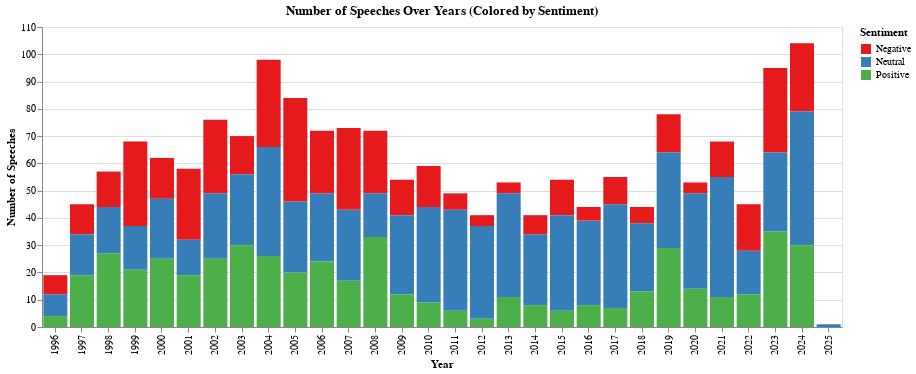

Write notebook code for a chart like this one.
### Markdown cell above
let's start with taking a look at the frequency of speeches over the years, as well as the market sentiment for the same time.

### Code cell
import altair as alt
# Group by year and sentiment to get counts
yearly_sentiment_counts = df.groupby([df['speech_date'].dt.year, 'Market Sentiment']).size().reset_index(name='count')

# Calculate percentages within each year
yearly_sentiment_counts['percentage'] = yearly_sentiment_counts.groupby('speech_date')['count'].transform(lambda x: x / x.sum() * 100)

# Create the stacked bar chart with percentage labels
bars = alt.Chart(yearly_sentiment_counts).mark_bar().encode(
    x=alt.X('speech_date:O', title='Year'),  # Treating year as ordinal for better display
    y=alt.Y('sum(count):Q', title='Number of Speeches'),  # Sum of speeches per year
    color=alt.Color('Market Sentiment:N', scale=alt.Scale(scheme='set1'), title="Sentiment"),  # Color by sentiment
    tooltip=['speech_date', 'Market Sentiment', 'count', alt.Tooltip('percentage:Q', format='.1f', title='Percentage')]
).properties(
    title='Number of Speeches Over Years (Colored by Sentiment)',
    width=800
)

# Combine both layers (bars + text labels)
chart = bars

# Display the chart
chart

### Figure 1 — Vega-Lite specification as saved in the notebook (floating-point values rounded to 4 significant figures)
{"config": {"view": {"continuousWidth": 300, "continuousHeight": 300}}, "data": {"name": "data-c5c41d5800359f963222bf8735934d3d"}, "mark": {"type": "bar"}, "encoding": {"color": {"field": "Market Sentiment", "scale": {"scheme": "set1"}, "title": "Sentiment", "type": "nominal"}, "tooltip": [{"field": "speech_date", "type": "quantitative"}, {"field": "Market Sentiment", "type": "nominal"}, {"field": "count", "type": "quantitative"}, {"field": "percentage", "format": ".1f", "title": "Percentage", "type": "quantitative"}], "x": {"field": "speech_date", "title": "Year", "type": "ordinal"}, "y": {"aggregate": "sum", "field": "count", "title": "Number of Speeches", "type": "quantitative"}}, "title": "Number of Speeches Over Years (Colored by Sentiment)", "width": 800, "$schema": "https://vega.github.io/schema/vega-lite/v5.20.1.json", "datasets": {"data-c5c41d5800359f963222bf8735934d3d": [{"speech_date": 1996, "Market Sentiment": "Negative", "count": 7, "percentage": 36.84}, {"speech_date": 1996, "Market Sentiment": "Neutral", "count": 8, "percentage": 42.11}, {"speech_date": 1996, "Market Sentiment": "Positive", "count": 4, "percentage": 21.05}, {"speech_date": 1997, "Market Sentiment": "Negative", "count": 11, "percentage": 24.44}, {"speech_date": 1997, "Market Sentiment": "Neutral", "count": 15, "percentage": 33.33}, {"speech_date": 1997, "Market Sentiment": "Positive", "count": 19, "percentage": 42.22}, {"speech_date": 1998, "Market Sentiment": "Negative", "count": 13, "percentage": 22.81}, {"speech_date": 1998, "Market Sentiment": "Neutral", "count": 17, "percentage": 29.82}, {"speech_date": 1998, "Market Sentiment": "Positive", "count": 27, "percentage": 47.37}, {"speech_date": 1999, "Market Sentiment": "Negative", "count": 31, "percentage": 45.59}, {"speech_date": 1999, "Market Sentiment": "Neutral", "count": 16, "percentage": 23.53}, {"speech_date": 1999, "Market Sentiment": "Positive", "count": 21, "percentage": 30.88}, {"speech_date": 2000, "Market Sentiment": "Negative", "count": 15, "percentage": 24.19}, {"speech_date": 2000, "Market Sentiment": "Neutral", "count": 22, "percentage": 35.48}, {"speech_date": 2000, "Market Sentiment": "Positive", "count": 25, "percentage": 40.32}, {"speech_date": 2001, "Market Sentiment": "Negative", "count": 26, "percentage": 44.83}, {"speech_date": 2001, "Market Sentiment": "Neutral", "count": 13, "percentage": 22.41}, {"speech_date": 2001, "Market Sentiment": "Positive", "count": 19, "percentage": 32.76}, {"speech_date": 2002, "Market Sentiment": "Negative", "count": 27, "percentage": 35.53}, {"speech_date": 2002, "Market Sentiment": "Neutral", "count": 24, "percentage": 31.58}, {"speech_date": 2002, "Market Sentiment": "Positive", "count": 25, "percentage": 32.89}, {"speech_date": 2003, "Market Sentiment": "Negative", "count": 14, "percentage": 20.0}, {"speech_date": 2003, "Market Sentiment": "Neutral", "count": 26, "percentage": 37.14}, {"speech_date": 2003, "Market Sentiment": "Positive", "count": 30, "percentage": 42.86}, {"speech_date": 2004, "Market Sentiment": "Negative", "count": 32, "percentage": 32.65}, {"speech_date": 2004, "Market Sentiment": "Neutral", "count": 40, "percentage": 40.82}, {"speech_date": 2004, "Market Sentiment": "Positive", "count": 26, "percentage": 26.53}, {"speech_date": 2005, "Market Sentiment": "Negative", "count": 38, "percentage": 45.24}, {"speech_date": 2005, "Market Sentiment": "Neutral", "count": 26, "percentage": 30.95}, {"speech_date": 2005, "Market Sentiment": "Positive", "count": 20, "percentage": 23.81}, {"speech_date": 2006, "Market Sentiment": "Negative", "count": 23, "percentage": 31.94}, {"speech_date": 2006, "Market Sentiment": "Neutral", "count": 25, "percentage": 34.72}, {"speech_date": 2006, "Market Sentiment": "Positive", "count": 24, "percentage": 33.33}, {"speech_date": 2007, "Market Sentiment": "Negative", "count": 30, "percentage": 41.1}, {"speech_date": 2007, "Market Sentiment": "Neutral", "count": 26, "percentage": 35.62}, {"speech_date": 2007, "Market Sentiment": "Positive", "count": 17, "percentage": 23.29}, {"speech_date": 2008, "Market Sentiment": "Negative", "count": 23, "percentage": 31.94}, {"speech_date": 2008, "Market Sentiment": "Neutral", "count": 16, "percentage": 22.22}, {"speech_date": 2008, "Market Sentiment": "Positive", "count": 33, "percentage": 45.83}, {"speech_date": 2009, "Market Sentiment": "Negative", "count": 13, "percentage": 24.07}, {"speech_date": 2009, "Market Sentiment": "Neutral", "count": 29, "percentage": 53.7}, {"speech_date": 2009, "Market Sentiment": "Positive", "count": 12, "percentage": 22.22}, {"speech_date": 2010, "Market Sentiment": "Negative", "count": 15, "percentage": 25.42}, {"speech_date": 2010, "Market Sentiment": "Neutral", "count": 35, "percentage": 59.32}, {"speech_date": 2010, "Market Sentiment": "Positive", "count": 9, "percentage": 15.25}, {"speech_date": 2011, "Market Sentiment": "Negative", "count": 6, "percentage": 12.24}, {"speech_date": 2011, "Market Sentiment": "Neutral", "count": 37, "percentage": 75.51}, {"speech_date": 2011, "Market Sentiment": "Positive", "count": 6, "percentage": 12.24}, {"speech_date": 2012, "Market Sentiment": "Negative", "count": 4, "percentage": 9.756}, {"speech_date": 2012, "Market Sentiment": "Neutral", "count": 34, "percentage": 82.93}, {"speech_date": 2012, "Market Sentiment": "Positive", "count": 3, "percentage": 7.317}, {"speech_date": 2013, "Market Sentiment": "Negative", "count": 4, "percentage": 7.547}, {"speech_date": 2013, "Market Sentiment": "Neutral", "count": 38, "percentage": 71.7}, {"speech_date": 2013, "Market Sentiment": "Positive", "count": 11, "percentage": 20.75}, {"speech_date": 2014, "Market Sentiment": "Negative", "count": 7, "percentage": 17.07}, {"speech_date": 2014, "Market Sentiment": "Neutral", "count": 26, "percentage": 63.41}, {"speech_date": 2014, "Market Sentiment": "Positive", "count": 8, "percentage": 19.51}, {"speech_date": 2015, "Market Sentiment": "Negative", "count": 13, "percentage": 24.07}, {"speech_date": 2015, "Market Sentiment": "Neutral", "count": 35, "percentage": 64.81}, {"speech_date": 2015, "Market Sentiment": "Positive", "count": 6, "percentage": 11.11}, {"speech_date": 2016, "Market Sentiment": "Negative", "count": 5, "percentage": 11.36}, {"speech_date": 2016, "Market Sentiment": "Neutral", "count": 31, "percentage": 70.45}, {"speech_date": 2016, "Market Sentiment": "Positive", "count": 8, "percentage": 18.18}, {"speech_date": 2017, "Market Sentiment": "Negative", "count": 10, "percentage": 18.18}, {"speech_date": 2017, "Market Sentiment": "Neutral", "count": 38, "percentage": 69.09}, {"speech_date": 2017, "Market Sentiment": "Positive", "count": 7, "percentage": 12.73}, {"speech_date": 2018, "Market Sentiment": "Negative", "count": 6, "percentage": 13.64}, {"speech_date": 2018, "Market Sentiment": "Neutral", "count": 25, "percentage": 56.82}, {"speech_date": 2018, "Market Sentiment": "Positive", "count": 13, "percentage": 29.55}, {"speech_date": 2019, "Market Sentiment": "Negative", "count": 14, "percentage": 17.95}, {"speech_date": 2019, "Market Sentiment": "Neutral", "count": 35, "percentage": 44.87}, {"speech_date": 2019, "Market Sentiment": "Positive", "count": 29, "percentage": 37.18}, {"speech_date": 2020, "Market Sentiment": "Negative", "count": 4, "percentage": 7.547}, {"speech_date": 2020, "Market Sentiment": "Neutral", "count": 35, "percentage": 66.04}, {"speech_date": 2020, "Market Sentiment": "Positive", "count": 14, "percentage": 26.42}, {"speech_date": 2021, "Market Sentiment": "Negative", "count": 13, "percentage": 19.12}, {"speech_date": 2021, "Market Sentiment": "Neutral", "count": 44, "percentage": 64.71}, {"speech_date": 2021, "Market Sentiment": "Positive", "count": 11, "percentage": 16.18}, {"speech_date": 2022, "Market Sentiment": "Negative", "count": 17, "percentage": 37.78}, {"speech_date": 2022, "Market Sentiment": "Neutral", "count": 16, "percentage": 35.56}, {"speech_date": 2022, "Market Sentiment": "Positive", "count": 12, "percentage": 26.67}, {"speech_date": 2023, "Market Sentiment": "Negative", "count": 31, "percentage": 32.63}, {"speech_date": 2023, "Market Sentiment": "Neutral", "count": 29, "percentage": 30.53}, {"speech_date": 2023, "Market Sentiment": "Positive", "count": 35, "percentage": 36.84}, {"speech_date": 2024, "Market Sentiment": "Negative", "count": 25, "percentage": 24.04}, {"speech_date": 2024, "Market Sentiment": "Neutral", "count": 49, "percentage": 47.12}, {"speech_date": 2024, "Market Sentiment": "Positive", "count": 30, "percentage": 28.85}, {"speech_date": 2025, "Market Sentiment": "Neutral", "count": 1, "percentage": 100.0}]}}
